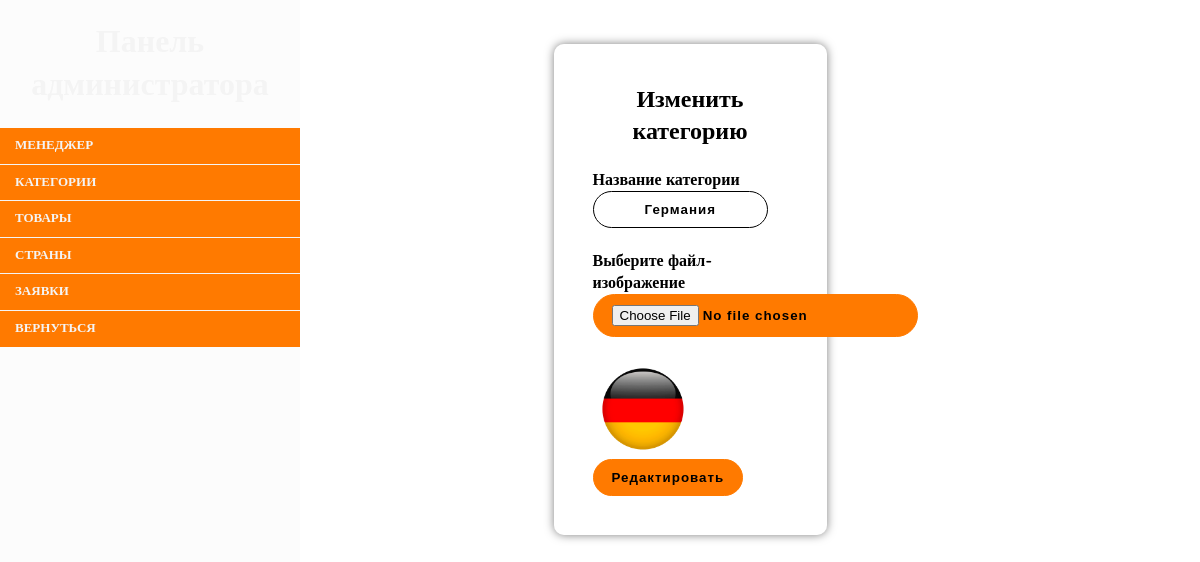
Page /countries/edit.php?id=4 on the committed database.
### tables this page shows
CREATE TABLE `countries` (
  `id` int(11) NOT NULL,
  `country` varchar(20) NOT NULL,
  `image` varchar(255) NOT NULL
);

### countries/edit.php (called while the page is built, shortened)
<?php
include $_SERVER['DOCUMENT_ROOT'] . '/bootstrap.php';
$id = $_GET['id'] ?? 1;
$country = $dataCountry->getOneCountry($id);
include $_SERVER['DOCUMENT_ROOT'] . '/countries/edit.view.php';

### BD/Connect.php (called while the page is built, shortened)
<?php
class Connect
{
    public static function make($conn)
    {
        return new PDO(
            'mysql:host=' . $conn['host'] . ';dbname=' . $conn['dbname'],
            $conn['login'],
            $conn['password'],
            $conn['options']
        );
    }
}

### bootstrap.php (called while the page is built, shortened)
<?php
include $_SERVER['DOCUMENT_ROOT'] . '/BD/Connect.php';
include $_SERVER['DOCUMENT_ROOT'] . '/APP/Models/Country.php';
$dataCountry = new Country(Connect::make(CONN));

### APP/Models/Country.php (called while the page is built, shortened)
<?php
class Country
{
    protected $pdo;
    public function __construct(PDO $pdo)
    {
        $this->pdo = $pdo;
    }
    public function getOneCountry($id)
    {
        $stmt = $this->pdo->prepare('SELECT * FROM countries WHERE id=:id');
        $stmt->execute(['id' => $id]);
        return $stmt->fetch();
    }
}

### countries/edit.view.php (the view, shortened to what this page needs)
<?php include $_SERVER['DOCUMENT_ROOT'] . '/templates/nav.admin.php'; ?>
<link rel="stylesheet" href="/CSS/products.css">
<div class="cardsAnk">
<div style="width: 25%; padding: 5%" class="cardAnk">
    <h2>Изменить категорию</h2><br>
    <form action="updateCountry.php" method="post" enctype="multipart/form-data">
        <div>
            <label class="bold" for="country">Название категории</label><br>
            <input class="t" type="text" id="country" name="country" value="<?= $country->country ?>">
        </div>
        <br>
        <div>
            <label class="bold" for="image">Выберите файл-изображение</label>
            <br>
            <input class="subscribe" type="file" name="image" id="image">
        </div>
        <br>
        <img src="../img/<?= $country->image ?>" alt="img" id="loadImage" style="width: 100px; display: block;">
        <button class="subscribe" type="submit" name="submitUpdate">Редактировать</button>
    </form>
</div>

### CSS/navAdmin.css (style rules this page uses)
h1, h2, h3, h4, h5, h6 { margin: 0; text-align: center; }
.t { text-align: center; justify-content: center; background: #fff; outline: none; font-weight: bold; padding: 5%; border-radius: 25px; border: 1px solid black; letter-spacing: 1px; }
.subscribe { background: #FF7A00; outline: none; font-weight: bold; padding: 10px 18px; border-radius: 25px; border: 1px solid #FF7A00; letter-spacing: 1px; text-decoration: none; color: black; }
#loadImage { display: none; }

### CSS/products.css (style rules this page uses)
.cardsAnk { display: flex; flex-wrap: wrap; justify-content: space-evenly; flex-direction: row; margin: 0 10% 5% 10%; }
.cardAnk { padding: 1%; cursor: pointer; width: 300px; margin-bottom: 30px; background-color: rgba(255, 255, 255, 0.384); border-radius: 10px; box-shadow: 0 0 10px rgba(0, 0, 0, 0.5); }
.subscribe { background: #FF7A00; outline: none; font-weight: bold; padding: 10px 18px; border-radius: 25px; border: 1px solid #FF7A00; letter-spacing: 1px; text-decoration: none; color: black; }
.t { text-align: center; justify-content: center; background: #fff; outline: none; width: 90%; font-weight: bold; padding: 5%; border-radius: 25px; border: 1px solid black; letter-spacing: 1px; }
.bold { color: black; font-weight: bold; }

### rows in the picture
countries: country "Германия", image (picture)
